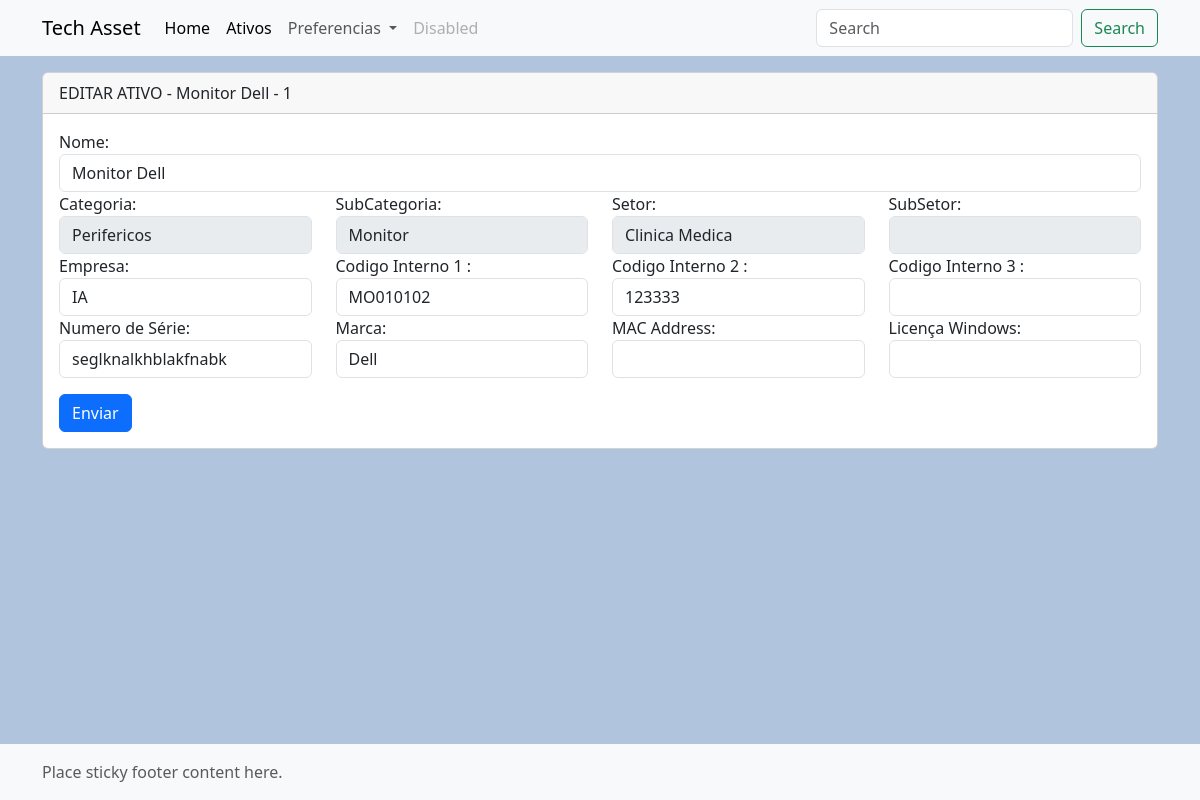
The page /asset/edit/1/ on the database its author committed.
### app_tech_asset/models.py (models this page shows, shortened)
class Asset(models.Model):
    name = models.CharField(null=False, max_length=50)
    category = models.ForeignKey(Category, null=True, on_delete=models.SET_NULL)
    subcategory = models.ForeignKey(SubCategory, on_delete=models.SET_NULL, null= True)
    modified = models.DateTimeField(auto_now_add=True)
    added = models.DateTimeField(auto_now_add=True)
    details = models.TextField(null=True)
    sector = models.ForeignKey(Sector, null=True, on_delete=models.SET_NULL)
    subsector = models.ForeignKey(SubSector, blank=True, on_delete=models.SET_NULL, null= True)
    rental_company = models.ForeignKey(RentalCompany, null=True, on_delete=models.SET_NULL)
    internal_code1 = models.CharField(null=True, max_length=50)
    internal_code2 = models.CharField(null=True, max_length=50)
    internal_code3 = models.CharField(null=True, max_length=50)
    serial_number = models.CharField(null=True, max_length=50)
    brand = models.CharField(null=True, max_length=50)
    mac_address = models.CharField(null=True, max_length=50)
    windows_license = models.CharField(null=True, max_length=50)
    kit = models.ForeignKey(Kit, on_delete=models.SET_NULL, null=True, blank=True)

class Category(models.Model):
    name = models.CharField(null=False, max_length=50)

class SubCategory(models.Model):
    parent = models.ForeignKey(Category, blank=True, on_delete=models.CASCADE)
    name = models.CharField(null=False, max_length=50)

class Sector(models.Model):
    name = models.CharField(null=False, max_length=50)

class RentalCompany(models.Model):
    name = models.CharField(null=False, max_length=50)

### app_tech_asset/views.py (the view)
# urls.py: path('asset/edit/<int:id>/', views.edit_asset, name='edit_asset'),
def edit_asset(request, id):
    asset = get_object_or_404(Asset, id=id)
    if request.method == 'POST':
        asset.name = request.POST.get('name')
        asset.rental_company = get_object_or_404(RentalCompany, id=request.POST.get('rental_company'))
        asset.internal_code1 = request.POST.get('internal_code1')
        asset.internal_code2 = request.POST.get('internal_code2')
        asset.internal_code3 = request.POST.get('internal_code3')
        asset.serial_number = request.POST.get('serial_number')
        asset.brand = request.POST.get('brand')
        asset.mac_address = request.POST.get('mac_address')
        asset.windows_license = request.POST.get('windows_license')
        asset.save()
        return redirect('list_asset')
    else:
        context = {
            'asset': asset,
        }
        return render(request, 'edit_asset.html', context)

### app_tech_asset/context_processors.py (called while the page is built)
def global_settings(request):
    try:
        settings = GlobalSettings.objects.get(id=1)
    except GlobalSettings.DoesNotExist:
        settings = None
    categories = Category.objects.all()
    subcategories = SubCategory.objects.all()
    sectors = Sector.objects.all()
    subsectors = SubSector.objects.all()
    rental_companies = RentalCompany.objects.all()
    return {
        'global_settings': settings,
        'categories': categories,
        'subcategories': subcategories,
        'sectors': sectors,
        'subsectors': subsectors,
        'rental_companies': rental_companies
        }

### app_tech_asset/templates/edit_asset.html (shortened to what this page needs)
{% extends 'base.html' %}
{% block content %}
<div class="container">
    <div class="card mt-3">
        <div class="card-header">
            EDITAR ATIVO - {{ asset.name }} - {{ asset.id }}
        </div>
        <div class="card-body">
        <form method="post" action="{% url 'edit_asset' asset.id %}">
            <div class="row">
                <div class="col-md-12">
                    <label for="id_name">Nome:</label>
                    <input type="text" name="name" id="id_name" class="form-control" maxlength="50" required value="{{asset.name}}">
                </div>
            </div>
            <div class="row">
                <div class="col-md-3">
                    <label for="id_category">Categoria:</label>
                    <select name="category" id="id_category" class="form-control" disabled>
                        <option value="{{ asset.category.id }}" hidden selected>{{ asset.category.name }}</option>
                    </select>
                </div>
                <div class="col-md-3">
                    <label for="id_subcategory">SubCategoria:</label>
                    <select name="subcategory" id="id_subcategory" class="form-control" disabled>
                        <option value="{{ asset.subcategory.id }}" hidden selected>{{ asset.subcategory.name }}</option>
                    </select>
                </div>
                <div class="col-md-3">
                    <label for="id_sector">Setor:</label>
                    <select name="sector" id="id_sector" class="form-control" disabled>
                        <option value="{{ asset.sector.id }}" hidden selected>{{ asset.sector.name }}</option>
                    </select>
                </div>
                <div class="col-md-3">
                    <label for="id_subsector">SubSetor:</label>
                    <select name="subsector" id="id_subsector" class="form-control" disabled>
                        <option value="{{ asset.subsector.id }}" hidden selected>{{ asset.subsector.name }}</option>
                    </select>
                </div>
            </div>
            <div class="row">
                <div class="col-md-3">
                    <label for="id_rental_company">Empresa:</label>
                    <select name="rental_company" id="id_rental_company" class="form-control" required>
                        <option value="{{ asset.rental_company.id }}" hidden selected>{{ asset.rental_company.name }}</option>
                    </select>
                </div>
                <div class="col-md-3">
                    <label for="id_internal_code1">{% if global_settings.internalcode1 %}{{ global_settings.internal_code1 }}{% else %} Codigo Interno 1 {% endif %}:</label>
                    <input type="text" name="internal_code1" id="id_internal_code1" class="form-control" maxlength="50" value="{{asset.internal_code1}}">
                </div>
                <div class="col-md-3">
                    <label for="id_internal_code2">{% if global_settings.internalcode2 %}{{ global_settings.internal_code2 }}{% else %} Codigo Interno 2 {% endif %}:</label>
                    <input type="text" name="internal_code2" id="id_internal_code2" class="form-control" maxlength="50" value="{{asset.internal_code2}}">
                </div>
                <div class="col-md-3">
                    <label for="id_internal_code3">{% if global_settings.internalcode3 %}{{ global_settings.internal_code3 }}{% else %} Codigo Interno 3 {% endif %}:</label>
                    <input type="text" name="internal_code3" id="id_internal_code3" class="form-control" maxlength="50" value="{{asset.internal_code3}}">
                </div>
            </div>
            <div class="row">
                <div class="col-md-3">
                    <label for="id_serial_number">Numero de Série:</label>
                    <input type="text" name="serial_number" id="id_serial_number" class="form-control" maxlength="50"  value="{{asset.serial_number}}">
                </div>
                <div class="col-md-3">
                    <label for="id_brand">Marca:</label>
                    <input type="text" name="brand" id="id_brand" class="form-control" maxlength="50" value="{{asset.brand}}">
                </div>
                <div class="col-md-3">
                    <label for="id_mac_address">MAC Address:</label>
                    <input type="text" name="mac_address" id="id_mac_address" class="form-control" maxlength="50" value="{{asset.mac_address}}">
                </div>
                <div class="col-md-3">
                    <label for="id_windows_license">Licença Windows:</label>
                    <input type="text" name="windows_license" id="id_windows_license" class="form-control" maxlength="50" value="{{asset.windows_license}}">
                </div>
            </div>
            <button type="submit" class="btn btn-primary mt-3">Enviar</button>
        </form>
        </div>
    </div>
</div>
{% endblock %}

### app_tech_asset/static/css/style.css (style rules this page uses)
body { background-color: lightsteelblue; }

### rows shown on the page
Asset: name "Monitor Dell", id "1", category "Perifericos", subcategory "Monitor", sector "Clinica Medica", rental_company "IA", internal_code1 "MO010102", internal_code2 "123333", serial_number "seglknalkhblakfnabk", brand "Dell"
